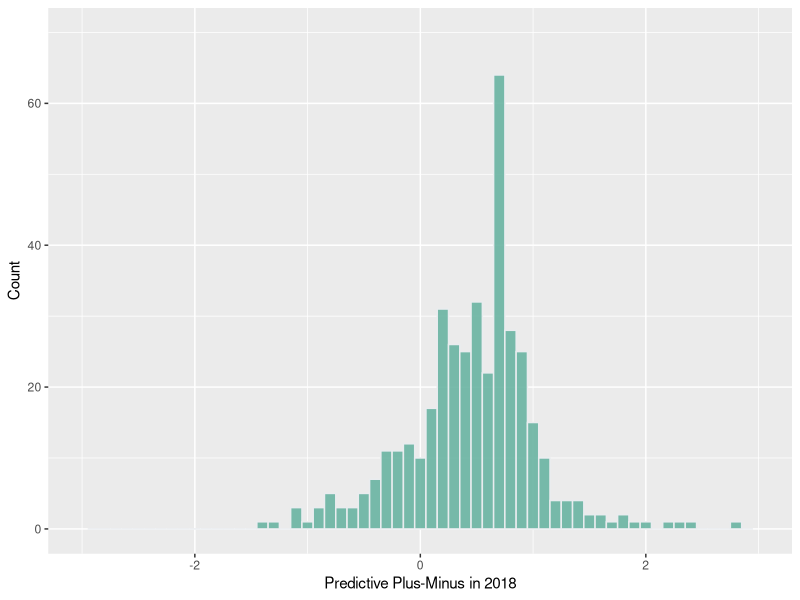
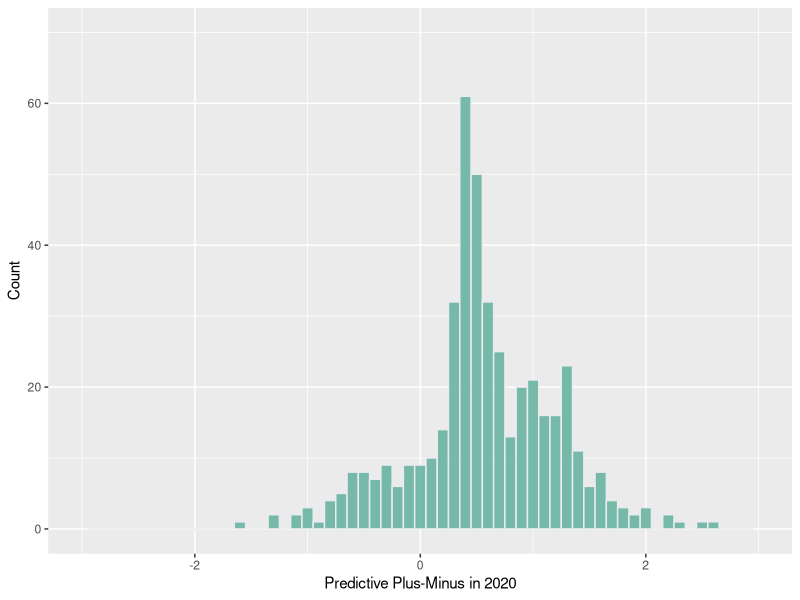

These figures' R source, in order:
## ---- chunk 1
library(tidyverse)
library(lubridate)

# Load pollster ratings
ratings2018 <- read_csv("../data/pollster-ratings-2018.csv")
ratings2020 <- read_csv("../data/pollster-ratings-2020.csv")
generic2018 <- read_csv("../data/538_generic_poll_2018.csv") %>% 
  mutate(start_date = mdy(start_date)) %>% 
  mutate(end_date = mdy(end_date))
generic2022 <- read_csv("../data/538_generic_poll_2022.csv")%>% 
  mutate(startdate = mdy(startdate)) %>% 
  mutate(enddate = mdy(enddate))
house_seats <- read_csv("../data/house nationwide vote and seat share by party 1948-2020.csv")

## ---- chunk 2
# Plot histograms of predictive plus-minus
ggplot(data = ratings2018, aes(x = `Predictive Plus-Minus`)) +
  geom_histogram(binwidth = 0.1, fill="#69b3a2", color="#e9ecef", alpha = 0.9) +
  xlim(-3, 3) + 
  ylim(0, 70) +
  xlab("Predictive Plus-Minus in 2018") +
  ylab("Count")

ggplot(data = ratings2020, aes(x = `Predictive    Plus-Minus`)) +
  geom_histogram(binwidth = 0.1, fill="#69b3a2", color="#e9ecef", alpha = 0.9) +
  xlim(-3, 3) +
  ylim(0, 70) +
  xlab("Predictive Plus-Minus in 2020") +
  ylab("Count")
## ---- chunk 3
quality2018 <- generic2018 %>% 
  filter(fte_grade %in% c("A+", "A", "A-", "A/B", "B+", "B", "B-"))

quality2022 <- generic2022 %>% 
  filter(grade %in% c("A+", "A", "A-", "A/B", "B+", "B", "B-"))

# Use Nate Silver model that polls closer to the election matter more
days_left <- 42
poll_wgt <- 1/sqrt(days_left)

# poll_model <- lm()

# poll_wgt*predict()

